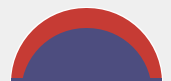
                <widget class="QFrame" name="sensorLidar">
                 <property name="geometry">
                  <rect>
                   <x>316</x>
                   <y>20</y>
                   <width>171</width>
                   <height>81</height>
                  </rect>
                 </property>
                 <property name="styleSheet">
                  <string notr="true">background-color: none;</string>
                 </property>
                 <property name="frameShape">
                  <enum>QFrame::NoFrame</enum>
                 </property>
                 <property name="frameShadow">
                  <enum>QFrame::Raised</enum>
                 </property>
                 <widget class="QFrame" name="sensorLidar_detect_3">
                  <property name="geometry">
                   <rect>
                    <x>10</x>
                    <y>7</y>
                    <width>153</width>
                    <height>153</height>
                   </rect>
                  </property>
                  <property name="styleSheet">
                   <string notr="true">border-radius: 75px;
background-color: rgb(255, 255, 255);</string>
                  </property>
                  <property name="frameShape">
                   <enum>QFrame::StyledPanel</enum>
                  </property>
                  <property name="frameShadow">
                   <enum>QFrame::Raised</enum>
                  </property>
                  <widget class="QFrame" name="sensorLidar_main_detect">
                   <property name="geometry">
                    <rect>
                     <x>1</x>
                     <y>1</y>
                     <width>151</width>
                     <height>151</height>
                    </rect>
                   </property>
                   <property name="styleSheet">
                    <string notr="true">border-radius: 75px;
background-color: rgb(198, 59, 52);</string>
                   </property>
                   <property name="frameShape">
                    <enum>QFrame::StyledPanel</enum>
                   </property>
                   <property name="frameShadow">
                    <enum>QFrame::Raised</enum>
                   </property>
                   <widget class="QFrame" name="sensorLidar_background_2">
                    <property name="geometry">
                     <rect>
                      <x>10</x>
                      <y>20</y>
                      <width>131</width>
                      <height>131</height>
                     </rect>
                    </property>
                    <property name="styleSheet">
                     <string notr="true">border-radius: 65px;
background-color: rgb(77, 77, 127);</string>
                    </property>
                    <property name="frameShape">
                     <enum>QFrame::NoFrame</enum>
                    </property>
                    <property name="frameShadow">
                     <enum>QFrame::Raised</enum>
                    </property>
                   </widget>
                   <widget class="QFrame" name="sensorLidar_background2_2">
                    <property name="geometry">
                     <rect>
                      <x>0</x>
                      <y>70</y>
                      <width>151</width>
                      <height>86</height>
                     </rect>
                    </property>
                    <property name="styleSheet">
                     <string notr="true">background-color: rgba(77, 77, 127)</string>
                    </property>
                    <property name="frameShape">
                     <enum>QFrame::NoFrame</enum>
                    </property>
                    <property name="frameShadow">
                     <enum>QFrame::Raised</enum>
                    </property>
                   </widget>
                  </widget>
                 </widget>
                </widget>
